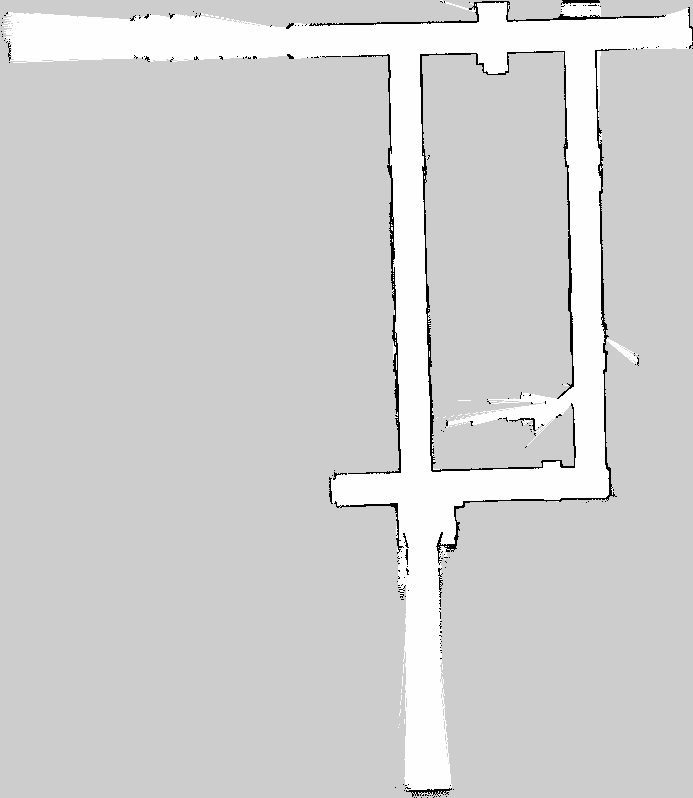
#> input picture src/final_race_pkg/maps/levine_0301.pgm, 693 x 798 px, found by its file name
$ python vertex.py
#> lines starting #> are read from the running program, lines starting #| are printed output that depends on the picture; after the words box and inside, x2 and y2 are one past the last pixel; in counts of white or black regions, pixels touching at a corner belong together
import cv2
import numpy as np

# Load PGM file
pgm_file = "/home/ros2/F1tenth-Final-Race-Agent-and-Toolbox/levine_0301.pgm"
image = cv2.imread(pgm_file, cv2.IMREAD_GRAYSCALE)
#> image is the input picture: shape (798, 693); min 0, max 254, mean 208.8

# Display original image
cv2.imshow("Original Image", image)
cv2.waitKey(0)

# Thresholding
_, binary_image = cv2.threshold(image, 127, 255, cv2.THRESH_BINARY_INV)
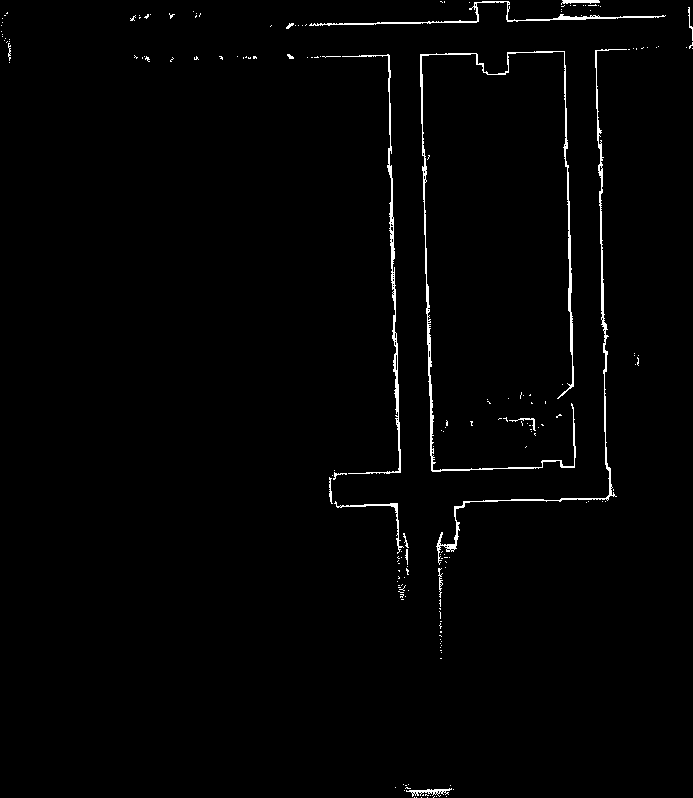
#> binary_image: shape (798, 693); 1.3% white in thin lines or dots

# Display binary image
cv2.imshow("Binary Image", binary_image)
cv2.waitKey(0)

# Contour Detection
contours, _ = cv2.findContours(binary_image, cv2.RETR_EXTERNAL, cv2.CHAIN_APPROX_SIMPLE)
#> contours = 189 contours, 179 with area under 20; largest, box (x1, y1, x2, y2) and area: (420, 51, 576, 472) 1258, (436, 49, 627, 565) 813, (342, 54, 401, 474) 746, (309, 1, 666, 26) 413, (334, 501, 404, 554) 125

# Draw contours on original image
contour_image = np.copy(image)
cv2.drawContours(contour_image, contours, -1, (0, 255, 0), 2)
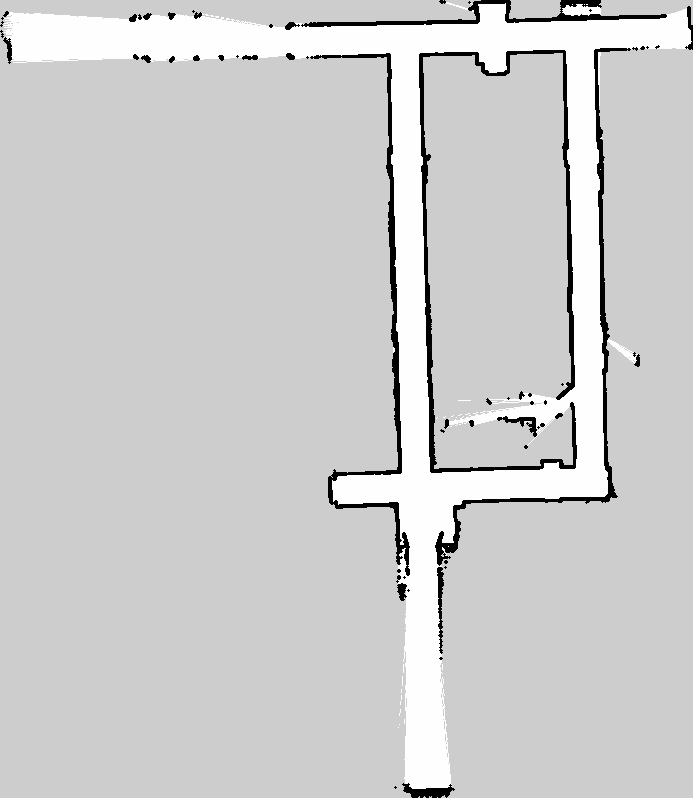
#> contour_image: shape (798, 693); 1.59% of pixels changed, all inside (x1, y1, x2, y2) = (0, 0, 693, 798)

# Display contour image
cv2.imshow("Contour Image", contour_image)
cv2.waitKey(0)

# Extract Vertices
vertices_list = []
for contour in contours:
    contour = np.squeeze(contour)
    vertices = contour.tolist()
    vertices_list.append(vertices)
#> this loop made 189 passes
#> vertices on passes 1 to 3: [427, 797], [421, 797], [416, 797]
#> after the loop, vertices_list = 189 items, first 6: [427, 797], [421, 797], [416, 797], [414, 797], [446, 796], [436, 796]

# Print or use the extracted vertices
for idx, vertices in enumerate(vertices_list):
    print(f"Obstacle {idx+1} vertices:", vertices)

# Wait for any key press and then close all windows
cv2.waitKey(0)
cv2.destroyAllWindows()
